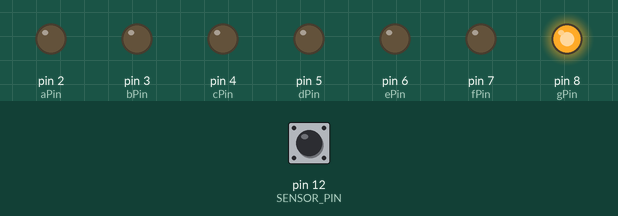
The sketch below on a simulated Arduino Uno, built with avr-gcc and run on an emulated ATmega328P. On the bench: output pins drawn as LEDs (lit = HIGH). The inputs (shaded band) are chosen by the test bench; at power-on: pin 12 (SENSOR_PIN) HIGH. What the sketch prints to the serial monitor is not drawn.

Above: at 1.2 s.
1.3 s: pin 12 (SENSOR_PIN) driven LOW
At 2.3 s:
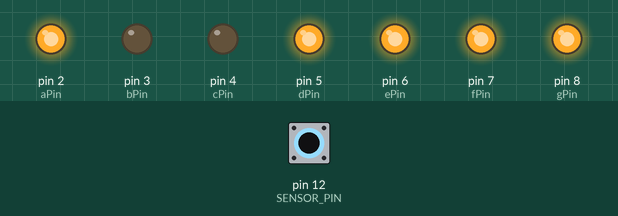
2.8 s: pin 12 (SENSOR_PIN) pulsed HIGH 5 times (0.12 s each, 0.3 s apart)
At 5.4 s:
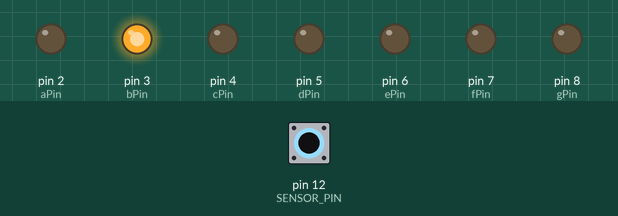
5.8 s: pin 12 (SENSOR_PIN) pulsed HIGH 2 times (0.12 s each, 0.3 s apart)
At 6.9 s:
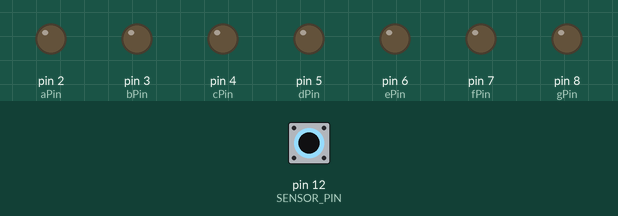
Timing chart, 0 to 8.8 s (numbered marks = the images above; inputs shaded):
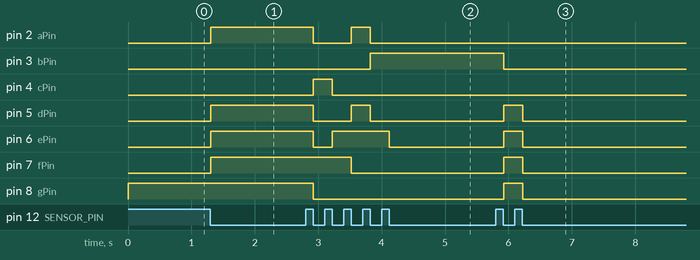

Measured:
- after the input at 1.3 s, pin 2 (aPin), pin 5 (dPin), pin 6 (ePin), pin 7 (fPin): LOW → HIGH at once
- after the input at 2.8 s, pin 2 (aPin), pin 5 (dPin): HIGH → LOW after 0.12 s, → HIGH 0.60 s later, → LOW 0.30 s later; pin 3 (bPin): LOW → HIGH after 1.0 s; pin 4 (cPin): LOW → HIGH after 0.12 s, → LOW 0.30 s later; pin 6 (ePin): HIGH → LOW after 0.12 s, → HIGH 0.30 s later, → LOW 0.90 s later; pin 7 (fPin): HIGH → LOW after 0.72 s
- after the input at 5.8 s, pin 3 (bPin): HIGH → LOW after 0.12 s; pin 5 (dPin), pin 6 (ePin), pin 7 (fPin), pin 8 (gPin): LOW → HIGH after 0.12 s, → LOW 0.30 s later

The sketch:

touch_sensor.ino
```cpp
    //khai bao chan cam
    const int aPin = 2;
    const int bPin = 3;
    const int cPin = 4;
    const int dPin = 5;
    const int ePin = 6;
    const int fPin = 7;
    const int gPin = 8;
    const int SENSOR_PIN = 12;
    //khai bao bien
    int num = 0;
    byte xet = 0;

    void setup() {
      Serial.begin(9600);
      pinMode(SENSOR_PIN, INPUT_PULLUP);
      pinMode(aPin, OUTPUT);
      pinMode(bPin, OUTPUT);
      pinMode(cPin, OUTPUT);
      pinMode(dPin, OUTPUT);
      pinMode(ePin, OUTPUT);
      pinMode(fPin, OUTPUT);
      pinMode(gPin, OUTPUT);
    }

    void loop() {
      //cong tac nhan nha +1
      int state = digitalRead(SENSOR_PIN);

      if (state == 0 && xet == 0) {
        num++;
        xet = 1;
      }
      if (state == 1 && xet == 1) {
        xet = 0;
      }
      if (num > 9) {
        num = 0;
      }

      //hien thi so tren led
      if (num == 0) {
        digitalWrite(aPin, 0);
        digitalWrite(bPin, 0);
        digitalWrite(cPin, 0);
        digitalWrite(dPin, 0);
        digitalWrite(ePin, 0);
        digitalWrite(fPin, 0);
        digitalWrite(gPin, 1);
      } else if (num == 1) {
        digitalWrite(aPin, 1);
        digitalWrite(bPin, 0);
        digitalWrite(cPin, 0);
        digitalWrite(dPin, 1);
        digitalWrite(ePin, 1);
        digitalWrite(fPin, 1);
        digitalWrite(gPin, 1);
      } else if (num == 2) {
        digitalWrite(aPin, 0);
        digitalWrite(bPin, 0);
        digitalWrite(cPin, 1);
        digitalWrite(dPin, 0);
        digitalWrite(ePin, 0);
        digitalWrite(fPin, 1);
        digitalWrite(gPin, 0);
      } else if (num == 3) {
        digitalWrite(aPin, 0);
        digitalWrite(bPin, 0);
        digitalWrite(cPin, 0);
        digitalWrite(dPin, 0);
        digitalWrite(ePin, 1);
        digitalWrite(fPin, 1);
        digitalWrite(gPin, 0);
      } else if (num == 4) {
        digitalWrite(aPin, 1);
        digitalWrite(bPin, 0);
        digitalWrite(cPin, 0);
        digitalWrite(dPin, 1);
        digitalWrite(ePin, 1);
        digitalWrite(fPin, 0);
        digitalWrite(gPin, 0);
      } else if (num == 5) {
        digitalWrite(aPin, 0);
        digitalWrite(bPin, 1);
        digitalWrite(cPin, 0);
        digitalWrite(dPin, 0);
        digitalWrite(ePin, 1);
        digitalWrite(fPin, 0);
        digitalWrite(gPin, 0);
      } else if (num == 6) {
        digitalWrite(aPin, 0);
        digitalWrite(bPin, 1);
        digitalWrite(cPin, 0);
        digitalWrite(dPin, 0);
        digitalWrite(ePin, 0);
        digitalWrite(fPin, 0);
        digitalWrite(gPin, 0);
      } else if (num == 7) {
        digitalWrite(aPin, 0);
        digitalWrite(bPin, 0);
        digitalWrite(cPin, 0);
        digitalWrite(dPin, 1);
        digitalWrite(ePin, 1);
        digitalWrite(fPin, 1);
        digitalWrite(gPin, 1);
      } else if (num == 8) {
        digitalWrite(aPin, 0);
        digitalWrite(bPin, 0);
        digitalWrite(cPin, 0);
        digitalWrite(dPin, 0);
        digitalWrite(ePin, 0);
        digitalWrite(fPin, 0);
        digitalWrite(gPin, 0);
      } else if (num == 9) {
        digitalWrite(aPin, 0);
        digitalWrite(bPin, 0);
        digitalWrite(cPin, 0);
        digitalWrite(dPin, 0);
        digitalWrite(ePin, 1);
        digitalWrite(fPin, 0);
        digitalWrite(gPin, 0);
      } else if (num == 0) {
        digitalWrite(aPin, 0);
        digitalWrite(bPin, 0);
        digitalWrite(cPin, 0);
        digitalWrite(dPin, 0);
        digitalWrite(ePin, 0);
        digitalWrite(fPin, 0);
        digitalWrite(gPin, 1);
      }

      //in ra màn hình
      Serial.println(num);
    }
```
